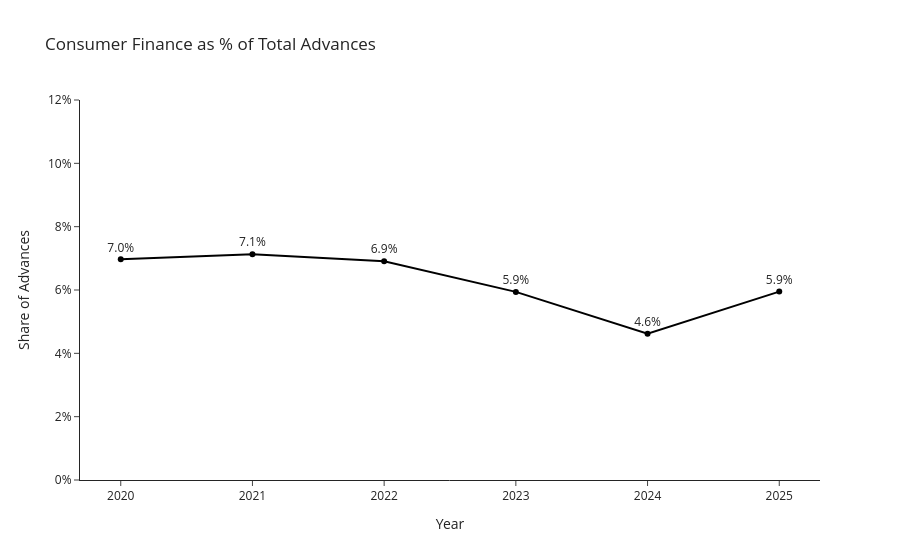

Source (notebook cell):
### Markdown cell above
#### Outcome

The market grew every year. Growth was strongest in **2021 (33.8%)** and **2025 (28.3%)**, and slowed sharply in **2023 (8.5%)** and **2024 (4.6%)**. The reasons for the slowdown will be explained through external research (e.g. interest rates and SBP regulations).

### Code cell
fig = px.line(chart, x="Year", y="CF_Penetration", markers=True, text="CF_Penetration",
              title="Consumer Finance as % of Total Advances",
              labels={"CF_Penetration": "Share of Advances"})

fig.update_traces(texttemplate="%{y:.1%}", textposition="top center")
fig.update_layout(yaxis_tickformat=".0%", yaxis_range=[0, 0.12])
fig.show()

### Figure 1 — Plotly figure (JSON) as saved in the notebook; plotly's stock layout.template omitted (floating-point values rounded to 4 significant figures)
{"data": [{"hovertemplate": "Year=%{x}<br>Share of Advances=%{text}<extra></extra>", "legendgroup": "", "line": {"color": "#000000", "dash": "solid"}, "marker": {"symbol": "circle"}, "mode": "lines+markers+text", "name": "", "orientation": "v", "showlegend": false, "text": [0.0697, 0.0713, 0.0691, 0.0594, 0.0462, 0.0595], "textposition": "top center", "texttemplate": "%{y:.1%}", "type": "scatter", "x": ["2020", "2021", "2022", "2023", "2024", "2025"], "xaxis": "x", "y": [0.0697, 0.0713, 0.0691, 0.0594, 0.0462, 0.0595], "yaxis": "y"}], "layout": {"legend": {"tracegroupgap": 0}, "title": {"text": "Consumer Finance as % of Total Advances"}, "xaxis": {"anchor": "y", "domain": [0, 1], "title": {"text": "Year"}}, "yaxis": {"anchor": "x", "domain": [0, 1], "range": [0, 0.12], "tickformat": ".0%", "title": {"text": "Share of Advances"}}}}
